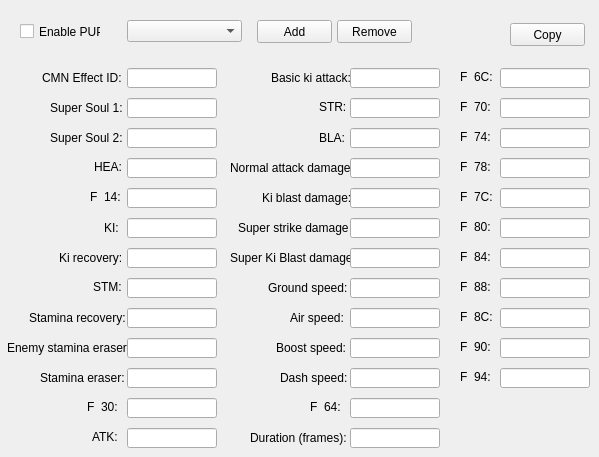
    <widget class="QWidget" name="pupTab">
     <property name="autoFillBackground">
      <bool>true</bool>
     </property>
     <attribute name="title">
      <string>PUP</string>
     </attribute>
     <widget class="QCheckBox" name="pupEnableCheck">
      <property name="geometry">
       <rect>
        <x>20</x>
        <y>23</y>
        <width>81</width>
        <height>17</height>
       </rect>
      </property>
      <property name="text">
       <string>Enable PUP</string>
      </property>
     </widget>
     <widget class="QToolButton" name="pupCopyButton">
      <property name="geometry">
       <rect>
        <x>510</x>
        <y>23</y>
        <width>75</width>
        <height>23</height>
       </rect>
      </property>
      <property name="text">
       <string>Copy</string>
      </property>
      <property name="popupMode">
       <enum>QToolButton::InstantPopup</enum>
      </property>
      <property name="toolButtonStyle">
       <enum>Qt::ToolButtonTextOnly</enum>
      </property>
     </widget>
     <widget class="QLabel" name="label_46">
      <property name="geometry">
       <rect>
        <x>42</x>
        <y>70</y>
        <width>91</width>
        <height>16</height>
       </rect>
      </property>
      <property name="text">
       <string>CMN Effect ID:</string>
      </property>
     </widget>
     <widget class="QLabel" name="label_47">
      <property name="geometry">
       <rect>
        <x>50</x>
        <y>100</y>
        <width>81</width>
        <height>16</height>
       </rect>
      </property>
      <property name="text">
       <string>Super Soul 1:</string>
      </property>
     </widget>
     <widget class="QLabel" name="label_48">
      <property name="geometry">
       <rect>
        <x>50</x>
        <y>130</y>
        <width>81</width>
        <height>16</height>
       </rect>
      </property>
      <property name="text">
       <string>Super Soul 2:</string>
      </property>
     </widget>
     <widget class="QLabel" name="label_49">
      <property name="geometry">
       <rect>
        <x>94</x>
        <y>160</y>
        <width>47</width>
        <height>13</height>
       </rect>
      </property>
      <property name="text">
       <string>HEA:</string>
      </property>
     </widget>
     <widget class="QLabel" name="label_50">
      <property name="geometry">
       <rect>
        <x>90</x>
        <y>190</y>
        <width>47</width>
        <height>13</height>
       </rect>
      </property>
      <property name="text">
       <string>F_14:</string>
      </property>
     </widget>
     <widget class="QLabel" name="label_51">
      <property name="geometry">
       <rect>
        <x>104</x>
        <y>220</y>
        <width>21</width>
        <height>16</height>
       </rect>
      </property>
      <property name="text">
       <string>KI:</string>
      </property>
     </widget>
     <widget class="QLabel" name="label_52">
      <property name="geometry">
       <rect>
        <x>59</x>
        <y>250</y>
        <width>71</width>
        <height>16</height>
       </rect>
      </property>
      <property name="text">
       <string>Ki recovery:</string>
      </property>
     </widget>
     <widget class="QLabel" name="label_53">
      <property name="geometry">
       <rect>
        <x>93</x>
        <y>280</y>
        <width>47</width>
        <height>13</height>
       </rect>
      </property>
      <property name="text">
       <string>STM:</string>
      </property>
     </widget>
     <widget class="QLabel" name="label_54">
      <property name="geometry">
       <rect>
        <x>29</x>
        <y>310</y>
        <width>101</width>
        <height>16</height>
       </rect>
      </property>
      <property name="text">
       <string>Stamina recovery:</string>
      </property>
     </widget>
     <widget class="QLabel" name="label_55">
      <property name="geometry">
       <rect>
        <x>7</x>
        <y>340</y>
        <width>121</width>
        <height>16</height>
       </rect>
      </property>
      <property name="text">
       <string>Enemy stamina eraser:</string>
      </property>
     </widget>
     <widget class="QLabel" name="label_56">
      <property name="geometry">
       <rect>
        <x>40</x>
        <y>370</y>
        <width>91</width>
        <height>16</height>
       </rect>
      </property>
      <property name="text">
       <string>Stamina eraser:</string>
      </property>
     </widget>
     <widget class="QLabel" name="label_57">
      <property name="geometry">
       <rect>
        <x>87</x>
        <y>400</y>
        <width>47</width>
        <height>13</height>
       </rect>
      </property>
      <property name="text">
       <string>F_30:</string>
      </property>
     </widget>
     <widget class="QLabel" name="label_58">
      <property name="geometry">
       <rect>
        <x>92</x>
        <y>430</y>
        <width>47</width>
        <height>13</height>
       </rect>
      </property>
      <property name="text">
       <string>ATK:</string>
      </property>
     </widget>
     <widget class="QLineEdit" name="pupU04Edit">
      <property name="geometry">
       <rect>
        <x>127</x>
        <y>68</y>
        <width>90</width>
        <height>20</height>
       </rect>
      </property>
     </widget>
     <widget class="QLineEdit" name="pupU08Edit">
      <property name="geometry">
       <rect>
        <x>127</x>
        <y>98</y>
        <width>90</width>
        <height>20</height>
       </rect>
      </property>
     </widget>
     <widget class="QLineEdit" name="pupU0CEdit">
      <property name="geometry">
       <rect>
        <x>127</x>
        <y>128</y>
        <width>90</width>
        <height>20</height>
       </rect>
      </property>
     </widget>
     <widget class="QLineEdit" name="pupHeaEdit">
      <property name="geometry">
       <rect>
        <x>127</x>
        <y>158</y>
        <width>90</width>
        <height>20</height>
       </rect>
      </property>
     </widget>
     <widget class="QLineEdit" name="pupF14Edit">
      <property name="geometry">
       <rect>
        <x>127</x>
        <y>188</y>
        <width>90</width>
        <height>20</height>
       </rect>
      </property>
     </widget>
     <widget class="QLineEdit" name="pupKiEdit">
      <property name="geometry">
       <rect>
        <x>127</x>
        <y>218</y>
        <width>90</width>
        <height>20</height>
       </rect>
      </property>
     </widget>
     <widget class="QLineEdit" name="pupKiRecEdit">
      <property name="geometry">
       <rect>
        <x>127</x>
        <y>248</y>
        <width>90</width>
        <height>20</height>
       </rect>
      </property>
     </widget>
     <widget class="QLineEdit" name="pupStmEdit">
      <property name="geometry">
       <rect>
        <x>127</x>
        <y>278</y>
        <width>90</width>
        <height>20</height>
       </rect>
      </property>
     </widget>
     <widget class="QLineEdit" name="pupStmRecEdit">
      <property name="geometry">
       <rect>
        <x>127</x>
        <y>308</y>
        <width>90</width>
        <height>20</height>
       </rect>
      </property>
     </widget>
     <widget class="QLineEdit" name="pupEnStaErEdit">
      <property name="geometry">
       <rect>
        <x>127</x>
        <y>338</y>
        <width>90</width>
        <height>20</height>
       </rect>
      </property>
     </widget>
     <widget class="QLineEdit" name="pupStaErEdit">
      <property name="geometry">
       <rect>
        <x>127</x>
        <y>368</y>
        <width>90</width>
        <height>20</height>
       </rect>
      </property>
     </widget>
     <widget class="QLineEdit" name="pupF30Edit">
      <property name="geometry">
       <rect>
        <x>127</x>
        <y>398</y>
        <width>90</width>
        <height>20</height>
       </rect>
      </property>
     </widget>
     <widget class="QLineEdit" name="pupAtkEdit">
      <property name="geometry">
       <rect>
        <x>127</x>
        <y>428</y>
        <width>90</width>
        <height>20</height>
       </rect>
      </property>
     </widget>
     <widget class="QLabel" name="label_59">
      <property name="geometry">
       <rect>
        <x>271</x>
        <y>70</y>
        <width>81</width>
        <height>16</height>
       </rect>
      </property>
      <property name="text">
       <string>Basic ki attack:</string>
      </property>
     </widget>
     <widget class="QLabel" name="label_60">
      <property name="geometry">
       <rect>
        <x>319</x>
        <y>100</y>
        <width>47</width>
        <height>13</height>
       </rect>
      </property>
      <property name="text">
       <string>STR:</string>
      </property>
     </widget>
     <widget class="QLabel" name="label_61">
      <property name="geometry">
       <rect>
        <x>319</x>
        <y>130</y>
        <width>31</width>
        <height>16</height>
       </rect>
      </property>
      <property name="text">
       <string>BLA:</string>
      </property>
     </widget>
     <widget class="QLabel" name="label_62">
      <property name="geometry">
       <rect>
        <x>230</x>
        <y>160</y>
        <width>121</width>
        <height>16</height>
       </rect>
      </property>
      <property name="text">
       <string>Normal attack damage:</string>
      </property>
     </widget>
     <widget class="QLabel" name="label_63">
      <property name="geometry">
       <rect>
        <x>262</x>
        <y>190</y>
        <width>91</width>
        <height>16</height>
       </rect>
      </property>
      <property name="text">
       <string>Ki blast damage:</string>
      </property>
     </widget>
     <widget class="QLabel" name="label_64">
      <property name="geometry">
       <rect>
        <x>238</x>
        <y>220</y>
        <width>111</width>
        <height>16</height>
       </rect>
      </property>
      <property name="text">
       <string>Super strike damage:</string>
      </property>
     </widget>
     <widget class="QLabel" name="label_65">
      <property name="geometry">
       <rect>
        <x>230</x>
        <y>250</y>
        <width>121</width>
        <height>16</height>
       </rect>
      </property>
      <property name="text">
       <string>Super Ki Blast damage:</string>
      </property>
     </widget>
     <widget class="QLabel" name="label_66">
      <property name="geometry">
       <rect>
        <x>268</x>
        <y>280</y>
        <width>81</width>
        <height>16</height>
       </rect>
      </property>
      <property name="text">
       <string>Ground speed:</string>
      </property>
     </widget>
     <widget class="QLabel" name="label_67">
      <property name="geometry">
       <rect>
        <x>290</x>
        <y>310</y>
        <width>61</width>
        <height>16</height>
       </rect>
      </property>
      <property name="text">
       <string>Air speed:</string>
      </property>
     </widget>
     <widget class="QLabel" name="label_68">
      <property name="geometry">
       <rect>
        <x>276</x>
        <y>340</y>
        <width>71</width>
        <height>16</height>
       </rect>
      </property>
      <property name="text">
       <string>Boost speed:</string>
      </property>
     </widget>
     <widget class="QLabel" name="label_69">
      <property name="geometry">
       <rect>
        <x>280</x>
        <y>370</y>
        <width>81</width>
        <height>16</height>
       </rect>
      </property>
      <property name="text">
       <string>Dash speed:</string>
      </property>
     </widget>
     <widget class="QLabel" name="label_70">
      <property name="geometry">
       <rect>
        <x>310</x>
        <y>400</y>
        <width>47</width>
        <height>13</height>
       </rect>
      </property>
      <property name="text">
       <string>F_64:</string>
      </property>
     </widget>
     <widget class="QLabel" name="label_71">
      <property name="geometry">
       <rect>
        <x>250</x>
        <y>430</y>
        <width>101</width>
        <height>16</height>
       </rect>
      </property>
      <property name="text">
       <string>Duration (frames):</string>
      </property>
     </widget>
     <widget class="QLineEdit" name="pupBasicKiAtkEdit">
      <property name="geometry">
       <rect>
        <x>350</x>
        <y>68</y>
        <width>90</width>
        <height>20</height>
       </rect>
      </property>
     </widget>
     <widget class="QLineEdit" name="pupStrEdit">
      <property name="geometry">
       <rect>
        <x>350</x>
        <y>98</y>
        <width>90</width>
        <height>20</height>
       </rect>
      </property>
     </widget>
     <widget class="QLineEdit" name="pupBlaEdit">
      <property name="geometry">
       <rect>
        <x>350</x>
        <y>128</y>
        <width>90</width>
        <height>20</height>
       </rect>
      </property>
     </widget>
     <widget class="QLineEdit" name="pupAtkDmgEdit">
      <property name="geometry">
       <rect>
        <x>350</x>
        <y>158</y>
        <width>90</width>
        <height>20</height>
       </rect>
      </property>
     </widget>
     <widget class="QLineEdit" name="pupKiDmgEdit">
      <property name="geometry">
       <rect>
        <x>350</x>
        <y>188</y>
        <width>90</width>
        <height>20</height>
       </rect>
      </property>
     </widget>
     <widget class="QLineEdit" name="pupStrDmgEdit">
      <property name="geometry">
       <rect>
        <x>350</x>
        <y>218</y>
        <width>90</width>
        <height>20</height>
       </rect>
      </property>
     </widget>
     <widget class="QLineEdit" name="pupBlaDmgEdit">
      <property name="geometry">
       <rect>
        <x>350</x>
        <y>248</y>
        <width>90</width>
        <height>20</height>
       </rect>
      </property>
     </widget>
     <widget class="QLineEdit" name="pupGroundSpeedEdit">
      <property name="geometry">
       <rect>
        <x>350</x>
        <y>278</y>
        <width>90</width>
        <height>20</height>
       </rect>
      </property>
     </widget>
     <widget class="QLineEdit" name="pupAirSpeedEdit">
      <property name="geometry">
       <rect>
        <x>350</x>
        <y>308</y>
        <width>90</width>
        <height>20</height>
       </rect>
      </property>
     </widget>
     <widget class="QLineEdit" name="pupBoostSpeedEdit">
      <property name="geometry">
       <rect>
        <x>350</x>
        <y>338</y>
        <width>90</width>
        <height>20</height>
       </rect>
      </property>
     </widget>
     <widget class="QLineEdit" name="pupDashSpeedEdit">
      <property name="geometry">
       <rect>
        <x>350</x>
        <y>368</y>
        <width>90</width>
        <height>20</height>
       </rect>
      </property>
     </widget>
     <widget class="QLineEdit" name="pupF64Edit">
      <property name="geometry">
       <rect>
        <x>350</x>
        <y>398</y>
        <width>90</width>
        <height>20</height>
       </rect>
      </property>
     </widget>
     <widget class="QLineEdit" name="pupF68Edit">
      <property name="geometry">
       <rect>
        <x>350</x>
        <y>428</y>
        <width>90</width>
        <height>20</height>
       </rect>
      </property>
     </widget>
     <widget class="QLabel" name="label_72">
      <property name="geometry">
       <rect>
        <x>460</x>
        <y>70</y>
        <width>47</width>
        <height>13</height>
       </rect>
      </property>
      <property name="text">
       <string>F_6C:</string>
      </property>
     </widget>
     <widget class="QLineEdit" name="pupF6CEdit">
      <property name="geometry">
       <rect>
        <x>500</x>
        <y>68</y>
        <width>90</width>
        <height>20</height>
       </rect>
      </property>
     </widget>
     <widget class="QLabel" name="label_73">
      <property name="geometry">
       <rect>
        <x>460</x>
        <y>100</y>
        <width>47</width>
        <height>13</height>
       </rect>
      </property>
      <property name="text">
       <string>F_70:</string>
      </property>
     </widget>
     <widget class="QLabel" name="label_74">
      <property name="geometry">
       <rect>
        <x>460</x>
        <y>130</y>
        <width>47</width>
        <height>13</height>
       </rect>
      </property>
      <property name="text">
       <string>F_74:</string>
      </property>
     </widget>
     <widget class="QLabel" name="label_75">
      <property name="geometry">
       <rect>
        <x>460</x>
        <y>160</y>
        <width>47</width>
        <height>13</height>
       </rect>
      </property>
      <property name="text">
       <string>F_78:</string>
      </property>
     </widget>
     <widget class="QLabel" name="label_76">
      <property name="geometry">
       <rect>
        <x>460</x>
        <y>190</y>
        <width>47</width>
        <height>13</height>
       </rect>
      </property>
      <property name="text">
       <string>F_7C:</string>
      </property>
     </widget>
     <widget class="QLabel" name="label_77">
      <property name="geometry">
       <rect>
        <x>460</x>
        <y>220</y>
        <width>47</width>
        <height>13</height>
       </rect>
      </property>
      <property name="text">
       <string>F_80:</string>
      </property>
     </widget>
     <widget class="QLabel" name="label_78">
      <property name="geometry">
       <rect>
        <x>460</x>
        <y>250</y>
        <width>47</width>
        <height>13</height>
       </rect>
      </property>
      <property name="text">
       <string>F_84:</string>
      </property>
     </widget>
     <widget class="QLabel" name="label_79">
      <property name="geometry">
       <rect>
        <x>460</x>
        <y>280</y>
        <width>47</width>
        <height>13</height>
       </rect>
      </property>
      <property name="text">
       <string>F_88:</string>
      </property>
     </widget>
     <widget class="QLabel" name="label_80">
      <property name="geometry">
       <rect>
        <x>460</x>
        <y>310</y>
        <width>47</width>
        <height>13</height>
       </rect>
      </property>
      <property name="text">
       <string>F_8C:</string>
      </property>
     </widget>
     <widget class="QLabel" name="label_81">
      <property name="geometry">
       <rect>
        <x>460</x>
        <y>340</y>
        <width>47</width>
        <height>13</height>
       </rect>
      </property>
      <property name="text">
       <string>F_90:</string>
      </property>
     </widget>
     <widget class="QLabel" name="label_82">
      <property name="geometry">
       <rect>
        <x>460</x>
        <y>370</y>
        <width>47</width>
        <height>13</height>
       </rect>
      </property>
      <property name="text">
       <string>F_94:</string>
      </property>
     </widget>
     <widget class="QLineEdit" name="pupF70Edit">
      <property name="geometry">
       <rect>
        <x>500</x>
        <y>98</y>
        <width>90</width>
        <height>20</height>
       </rect>
      </property>
     </widget>
     <widget class="QLineEdit" name="pupF74Edit">
      <property name="geometry">
       <rect>
        <x>500</x>
        <y>128</y>
        <width>90</width>
        <height>20</height>
       </rect>
      </property>
     </widget>
     <widget class="QLineEdit" name="pupF78Edit">
      <property name="geometry">
       <rect>
        <x>500</x>
        <y>158</y>
        <width>90</width>
        <height>20</height>
       </rect>
      </property>
     </widget>
     <widget class="QLineEdit" name="pupF7CEdit">
      <property name="geometry">
       <rect>
        <x>500</x>
        <y>188</y>
        <width>90</width>
        <height>20</height>
       </rect>
      </property>
     </widget>
     <widget class="QLineEdit" name="pupF80Edit">
      <property name="geometry">
       <rect>
        <x>500</x>
        <y>218</y>
        <width>90</width>
        <height>20</height>
       </rect>
      </property>
     </widget>
     <widget class="QLineEdit" name="pupF84Edit">
      <property name="geometry">
       <rect>
        <x>500</x>
        <y>248</y>
        <width>90</width>
        <height>20</height>
       </rect>
      </property>
     </widget>
     <widget class="QLineEdit" name="pupF88Edit">
      <property name="geometry">
       <rect>
        <x>500</x>
        <y>278</y>
        <width>90</width>
        <height>20</height>
       </rect>
      </property>
     </widget>
     <widget class="QLineEdit" name="pupF8CEdit">
      <property name="geometry">
       <rect>
        <x>500</x>
        <y>308</y>
        <width>90</width>
        <height>20</height>
       </rect>
      </property>
     </widget>
     <widget class="QLineEdit" name="pupF90Edit">
      <property name="geometry">
       <rect>
        <x>500</x>
        <y>338</y>
        <width>90</width>
        <height>20</height>
       </rect>
      </property>
     </widget>
     <widget class="QLineEdit" name="pupF94Edit">
      <property name="geometry">
       <rect>
        <x>500</x>
        <y>368</y>
        <width>90</width>
        <height>20</height>
       </rect>
      </property>
     </widget>
     <widget class="QPushButton" name="pupAddButton">
      <property name="geometry">
       <rect>
        <x>257</x>
        <y>20</y>
        <width>75</width>
        <height>23</height>
       </rect>
      </property>
      <property name="text">
       <string>Add</string>
      </property>
     </widget>
     <widget class="QPushButton" name="pupRemoveButton">
      <property name="geometry">
       <rect>
        <x>337</x>
        <y>20</y>
        <width>75</width>
        <height>23</height>
       </rect>
      </property>
      <property name="text">
       <string>Remove</string>
      </property>
     </widget>
     <widget class="QComboBox" name="pupComboBox">
      <property name="geometry">
       <rect>
        <x>127</x>
        <y>20</y>
        <width>115</width>
        <height>22</height>
       </rect>
      </property>
     </widget>
    </widget>
